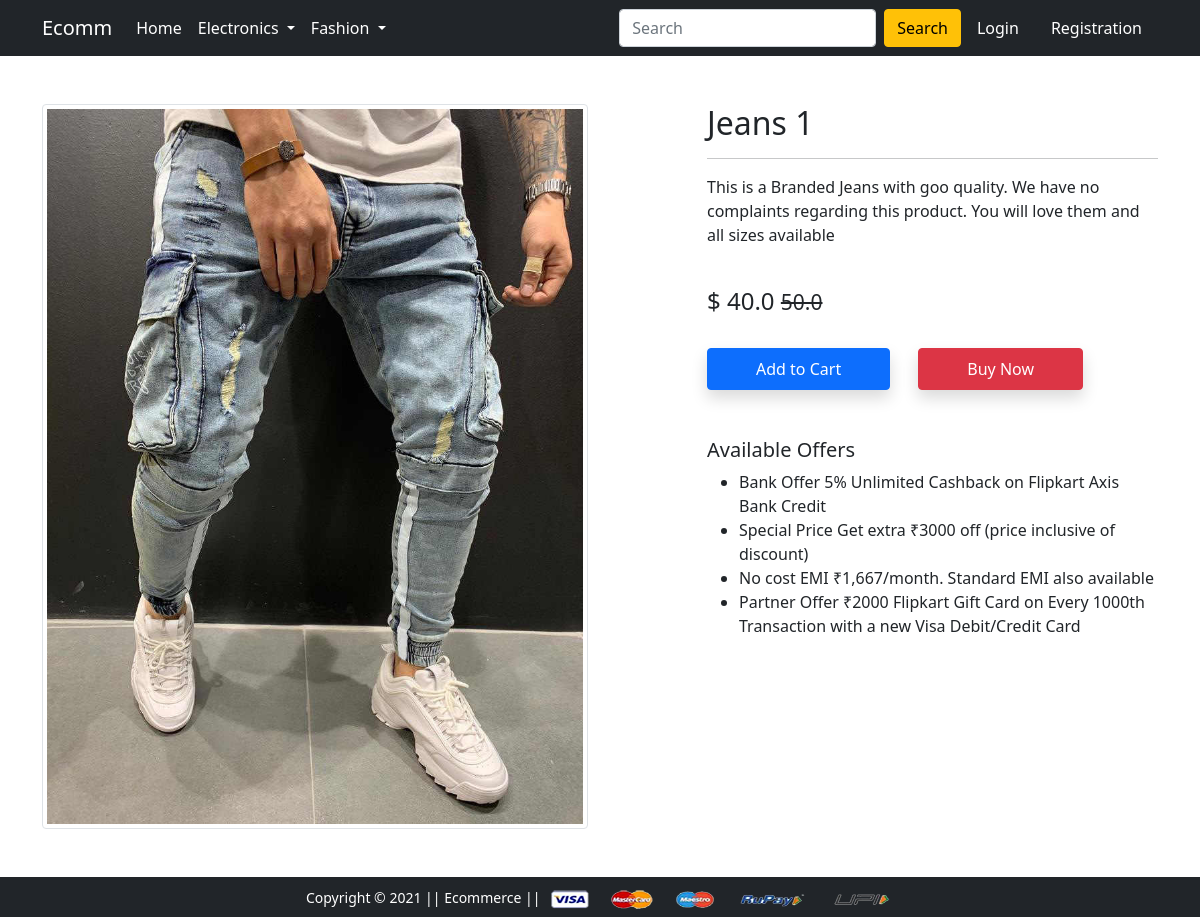
Screenshot of /product-detail/1 with the database file from the repository.
### app/models.py (models this page shows, shortened)
class Product(models.Model):
    title = models.CharField(max_length=100)
    selling_price = models.FloatField()
    discounted_price = models.FloatField()
    description = models.TextField()
    brand = models.CharField(max_length=100)
    category = models.CharField(choices=CATEGORY_CHOICES, max_length=2)
    product_image = models.ImageField(upload_to='productimg')

### app/views.py (the view)
class ProductDetailView(View):
    def get(self, request, pk):
        product = Product.objects.get(pk=pk)
        return render(request, 'app/productdetail.html', {'product': product})

### app/templates/app/productdetail.html (shortened to what this page needs)
{% extends 'app/base.html' %}
{% load static %}
{% block main-content %}
<div class="container my-5">
 <div class="row">
  <div class="col-sm-6 text-center align-self-center">
   <img src="{{product.product_image.url}}" alt="" class="img-fluid img-thumbnail">
  </div>
  <div class="col-sm-5 offset-sm-1">
   <h2>{{product.title}}</h2>
   <hr>
   <p>{{product.description}}</p><br>
   <h4>$ {{product.discounted_price}} <small class="fw-light text-decoration-line-through">{{product.selling_price}}</small></h4> <br>
   <form action="/add-to-cart" class="d-inline">
    <button type="submit" class="btn btn-primary shadow px-5 py-2">Add to Cart</button>
   </form>
   <a href="{% url 'buy-now' %}" class="btn btn-danger shadow px-5 py-2 ms-4">Buy Now</a>
   <h5 class="mt-5">Available Offers</h5>
   <ul>
    <li>Bank Offer 5% Unlimited Cashback on Flipkart Axis Bank Credit</li>
    <li>Special Price Get extra ₹3000 off (price inclusive of discount)</li>
    <li>No cost EMI ₹1,667/month. Standard EMI also available</li>
    <li>Partner Offer ₹2000 Flipkart Gift Card on Every 1000th Transaction with a new Visa Debit/Credit Card</li>
   </ul>
  </div>
 </div>
</div>
{% endblock main-content %}

### rows the page displays
Product: product_image (picture), title "Jeans 1", description "This is a Branded Jeans with goo quality. We have no complaints regarding this product. You will love them and all sizes available", discounted_price "40.0", selling_price "50.0"
